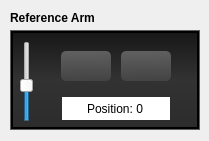
              <widget class="QFrame" name="frame_6">
               <property name="minimumSize">
                <size>
                 <width>0</width>
                 <height>141</height>
                </size>
               </property>
               <property name="styleSheet">
                <string notr="true">border: none;</string>
               </property>
               <property name="frameShape">
                <enum>QFrame::StyledPanel</enum>
               </property>
               <property name="frameShadow">
                <enum>QFrame::Raised</enum>
               </property>
               <widget class="QLabel" name="label_5">
                <property name="geometry">
                 <rect>
                  <x>10</x>
                  <y>10</y>
                  <width>121</width>
                  <height>16</height>
                 </rect>
                </property>
                <property name="font">
                 <font>
                  <weight>75</weight>
                  <bold>true</bold>
                 </font>
                </property>
                <property name="styleSheet">
                 <string notr="true">border: none;</string>
                </property>
                <property name="text">
                 <string>Reference Arm</string>
                </property>
               </widget>
               <widget class="QFrame" name="frame_60">
                <property name="geometry">
                 <rect>
                  <x>10</x>
                  <y>30</y>
                  <width>190</width>
                  <height>100</height>
                 </rect>
                </property>
                <property name="minimumSize">
                 <size>
                  <width>190</width>
                  <height>100</height>
                 </size>
                </property>
                <property name="maximumSize">
                 <size>
                  <width>190</width>
                  <height>100</height>
                 </size>
                </property>
                <property name="styleSheet">
                 <string notr="true">QFrame {
background-color: none;
border: 1px solid rgb(95, 95, 95)
}</string>
                </property>
                <property name="frameShape">
                 <enum>QFrame::StyledPanel</enum>
                </property>
                <property name="frameShadow">
                 <enum>QFrame::Raised</enum>
                </property>
                <widget class="QFrame" name="frame_61">
                 <property name="geometry">
                  <rect>
                   <x>1</x>
                   <y>1</y>
                   <width>188</width>
                   <height>98</height>
                  </rect>
                 </property>
                 <property name="minimumSize">
                  <size>
                   <width>100</width>
                   <height>50</height>
                  </size>
                 </property>
                 <property name="maximumSize">
                  <size>
                   <width>190</width>
                   <height>100</height>
                  </size>
                 </property>
                 <property name="styleSheet">
                  <string notr="true">QFrame {

background-color: qlineargradient(spread:pad, x1:0, y1:0, x2:0, y2:1, stop:0 rgba(23, 23, 23, 255), stop:0.497561 rgba(50, 50, 50, 255), stop:1 rgba(44, 44, 44, 255));
border: 2px solid black;
}</string>
                 </property>
                 <property name="frameShape">
                  <enum>QFrame::StyledPanel</enum>
                 </property>
                 <property name="frameShadow">
                  <enum>QFrame::Raised</enum>
                 </property>
                 <widget class="QSpinBox" name="spinBox_42">
                  <property name="geometry">
                   <rect>
                    <x>51</x>
                    <y>66</y>
                    <width>108</width>
                    <height>23</height>
                   </rect>
                  </property>
                  <property name="alignment">
                   <set>Qt::AlignCenter</set>
                  </property>
                  <property name="buttonSymbols">
                   <enum>QAbstractSpinBox::NoButtons</enum>
                  </property>
                  <property name="suffix">
                   <string/>
                  </property>
                  <property name="prefix">
                   <string>Position: </string>
                  </property>
                  <property name="maximum">
                   <number>10000</number>
                  </property>
                 </widget>
                 <widget class="QSlider" name="verticalSlider_16">
                  <property name="geometry">
                   <rect>
                    <x>8</x>
                    <y>10</y>
                    <width>16</width>
                    <height>81</height>
                   </rect>
                  </property>
                  <property name="maximum">
                   <number>999</number>
                  </property>
                  <property name="value">
                   <number>444</number>
                  </property>
                  <property name="orientation">
                   <enum>Qt::Vertical</enum>
                  </property>
                 </widget>
                 <widget class="QPushButton" name="pushButton_52">
                  <property name="geometry">
                   <rect>
                    <x>50</x>
                    <y>20</y>
                    <width>50</width>
                    <height>30</height>
                   </rect>
                  </property>
                  <property name="minimumSize">
                   <size>
                    <width>20</width>
                    <height>20</height>
                   </size>
                  </property>
                  <property name="maximumSize">
                   <size>
                    <width>130</width>
                    <height>100</height>
                   </size>
                  </property>
                  <property name="font">
                   <font>
                    <pointsize>10</pointsize>
                    <weight>75</weight>
                    <bold>true</bold>
                   </font>
                  </property>
                  <property name="styleSheet">
                   <string notr="true">QPushButton:hover
{
    border: 1px solid #78879b;
    color: silver;
}

QPushButton
{
    border-color: rgb(0,0,0);
}

QPushButton {
background-color: qlineargradient(spread:pad, x1:0.546341, y1:1, x2:0.512195, y2:0, stop:0 rgba(67, 67, 67, 255), stop:1 rgba(96, 96, 96, 255));
border-radius: 5px;
}</string>
                  </property>
                  <property name="text">
                   <string/>
                  </property>
                  <property name="icon">
                   <iconset resource="grey_icons.qrc">
                    <normaloff>:/greys/images/grey_icons/10pc_gray_pure_up.svg</normaloff>:/greys/images/grey_icons/10pc_gray_pure_up.svg</iconset>
                  </property>
                  <property name="iconSize">
                   <size>
                    <width>14</width>
                    <height>14</height>
                   </size>
                  </property>
                 </widget>
                 <widget class="QPushButton" name="pushButton_53">
                  <property name="geometry">
                   <rect>
                    <x>110</x>
                    <y>20</y>
                    <width>50</width>
                    <height>30</height>
                   </rect>
                  </property>
                  <property name="minimumSize">
                   <size>
                    <width>20</width>
                    <height>20</height>
                   </size>
                  </property>
                  <property name="maximumSize">
                   <size>
                    <width>130</width>
                    <height>100</height>
                   </size>
                  </property>
                  <property name="font">
                   <font>
                    <pointsize>10</pointsize>
                    <weight>75</weight>
                    <bold>true</bold>
                   </font>
                  </property>
                  <property name="styleSheet">
                   <string notr="true">QPushButton:hover
{
    border: 1px solid #78879b;
    color: silver;
}

QPushButton
{
    border-color: rgb(0,0,0);
}

QPushButton {
background-color: qlineargradient(spread:pad, x1:0.546341, y1:1, x2:0.512195, y2:0, stop:0 rgba(67, 67, 67, 255), stop:1 rgba(96, 96, 96, 255));
border-radius: 5px;
}</string>
                  </property>
                  <property name="text">
                   <string/>
                  </property>
                  <property name="icon">
                   <iconset resource="grey_icons.qrc">
                    <normaloff>:/greys/images/grey_icons/10pc_gray_pure_down.svg</normaloff>:/greys/images/grey_icons/10pc_gray_pure_down.svg</iconset>
                  </property>
                  <property name="iconSize">
                   <size>
                    <width>14</width>
                    <height>14</height>
                   </size>
                  </property>
                 </widget>
                </widget>
               </widget>
              </widget>
